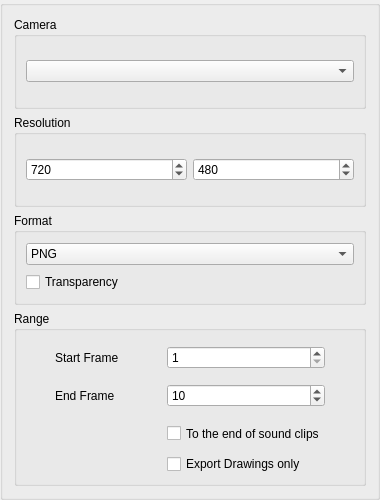
<?xml version="1.0" encoding="UTF-8"?>
<ui version="4.0">
 <class>ExportImageOptions</class>
 <widget class="QGroupBox" name="ExportImageOptions">
  <property name="geometry">
   <rect>
    <x>0</x>
    <y>0</y>
    <width>380</width>
    <height>500</height>
   </rect>
  </property>
  <property name="sizePolicy">
   <sizepolicy hsizetype="Preferred" vsizetype="Minimum">
    <horstretch>0</horstretch>
    <verstretch>0</verstretch>
   </sizepolicy>
  </property>
  <layout class="QVBoxLayout" name="verticalLayout">
   <item>
    <widget class="QGroupBox" name="groupBox_3">
     <property name="title">
      <string>Camera</string>
     </property>
     <layout class="QVBoxLayout" name="verticalLayout_3">
      <item>
       <widget class="QComboBox" name="cameraCombo"/>
      </item>
     </layout>
    </widget>
   </item>
   <item>
    <widget class="QGroupBox" name="groupBox">
     <property name="title">
      <string>Resolution</string>
     </property>
     <layout class="QHBoxLayout" name="horizontalLayout">
      <item>
       <widget class="QSpinBox" name="imgWidthSpinBox">
        <property name="enabled">
         <bool>true</bool>
        </property>
        <property name="minimum">
         <number>1</number>
        </property>
        <property name="maximum">
         <number>4096</number>
        </property>
        <property name="value">
         <number>720</number>
        </property>
       </widget>
      </item>
      <item>
       <widget class="QSpinBox" name="imgHeightSpinBox">
        <property name="enabled">
         <bool>true</bool>
        </property>
        <property name="minimum">
         <number>1</number>
        </property>
        <property name="maximum">
         <number>4096</number>
        </property>
        <property name="value">
         <number>480</number>
        </property>
       </widget>
      </item>
     </layout>
    </widget>
   </item>
   <item>
    <widget class="QGroupBox" name="groupBox_2">
     <property name="title">
      <string>Format</string>
     </property>
     <layout class="QVBoxLayout" name="verticalLayout_2">
      <item>
       <widget class="QComboBox" name="formatComboBox">
        <item>
         <property name="text">
          <string>PNG</string>
         </property>
        </item>
        <item>
         <property name="text">
          <string>JPG</string>
         </property>
        </item>
        <item>
         <property name="text">
          <string>BMP</string>
         </property>
        </item>
        <item>
         <property name="text">
          <string>TIFF</string>
         </property>
        </item>
        <item>
         <property name="text">
          <string>WEBP</string>
         </property>
        </item>
       </widget>
      </item>
      <item>
       <widget class="QCheckBox" name="cbTransparency">
        <property name="text">
         <string>Transparency</string>
        </property>
       </widget>
      </item>
     </layout>
    </widget>
   </item>
   <item>
    <widget class="QGroupBox" name="frameRangeGroupBox">
     <property name="title">
      <string>Range</string>
     </property>
     <layout class="QGridLayout" name="gridLayout_2">
      <property name="leftMargin">
       <number>9</number>
      </property>
      <property name="topMargin">
       <number>9</number>
      </property>
      <property name="rightMargin">
       <number>9</number>
      </property>
      <property name="bottomMargin">
       <number>9</number>
      </property>
      <property name="spacing">
       <number>3</number>
      </property>
      <item row="1" column="1">
       <widget class="QLabel" name="endLabel">
        <property name="sizePolicy">
         <sizepolicy hsizetype="Fixed" vsizetype="Fixed">
          <horstretch>0</horstretch>
          <verstretch>0</verstretch>
         </sizepolicy>
        </property>
        <property name="minimumSize">
         <size>
          <width>80</width>
          <height>35</height>
         </size>
        </property>
        <property name="toolTip">
         <string>The last frame you want to include in the exported movie</string>
        </property>
        <property name="text">
         <string>End Frame</string>
        </property>
       </widget>
      </item>
      <item row="2" column="2">
       <widget class="QCheckBox" name="frameCheckBox">
        <property name="sizePolicy">
         <sizepolicy hsizetype="Fixed" vsizetype="Fixed">
          <horstretch>0</horstretch>
          <verstretch>0</verstretch>
         </sizepolicy>
        </property>
        <property name="minimumSize">
         <size>
          <width>50</width>
          <height>35</height>
         </size>
        </property>
        <property name="baseSize">
         <size>
          <width>0</width>
          <height>0</height>
         </size>
        </property>
        <property name="toolTip">
         <string>&lt;html&gt;&lt;head/&gt;&lt;body&gt;&lt;p&gt;Ticked: export until the last sound clip ends. Unticked: stop at the last Drawing.&lt;/p&gt;&lt;/body&gt;&lt;/html&gt;</string>
        </property>
        <property name="whatsThis">
         <string/>
        </property>
        <property name="text">
         <string>To the end of sound clips</string>
        </property>
       </widget>
      </item>
      <item row="0" column="2">
       <widget class="QSpinBox" name="startSpinBox">
        <property name="minimum">
         <number>1</number>
        </property>
        <property name="maximum">
         <number>99999</number>
        </property>
        <property name="value">
         <number>1</number>
        </property>
       </widget>
      </item>
      <item row="0" column="1">
       <widget class="QLabel" name="startLabel">
        <property name="sizePolicy">
         <sizepolicy hsizetype="Fixed" vsizetype="Fixed">
          <horstretch>0</horstretch>
          <verstretch>0</verstretch>
         </sizepolicy>
        </property>
        <property name="minimumSize">
         <size>
          <width>80</width>
          <height>35</height>
         </size>
        </property>
        <property name="toolTip">
         <string>The first frame you want to include in the exported movie</string>
        </property>
        <property name="text">
         <string>Start Frame</string>
        </property>
       </widget>
      </item>
      <item row="1" column="2">
       <widget class="QSpinBox" name="endSpinBox">
        <property name="minimum">
         <number>1</number>
        </property>
        <property name="maximum">
         <number>999999</number>
        </property>
        <property name="value">
         <number>10</number>
        </property>
       </widget>
      </item>
      <item row="3" column="2">
       <widget class="QCheckBox" name="cbExportKeyframesOnly">
        <property name="text">
         <string>Export Drawings only</string>
        </property>
       </widget>
      </item>
     </layout>
    </widget>
   </item>
  </layout>
 </widget>
 <tabstops>
  <tabstop>cameraCombo</tabstop>
  <tabstop>imgWidthSpinBox</tabstop>
  <tabstop>imgHeightSpinBox</tabstop>
  <tabstop>formatComboBox</tabstop>
  <tabstop>cbTransparency</tabstop>
  <tabstop>startSpinBox</tabstop>
  <tabstop>endSpinBox</tabstop>
  <tabstop>frameCheckBox</tabstop>
  <tabstop>cbExportKeyframesOnly</tabstop>
 </tabstops>
 <resources/>
 <connections/>
</ui>
